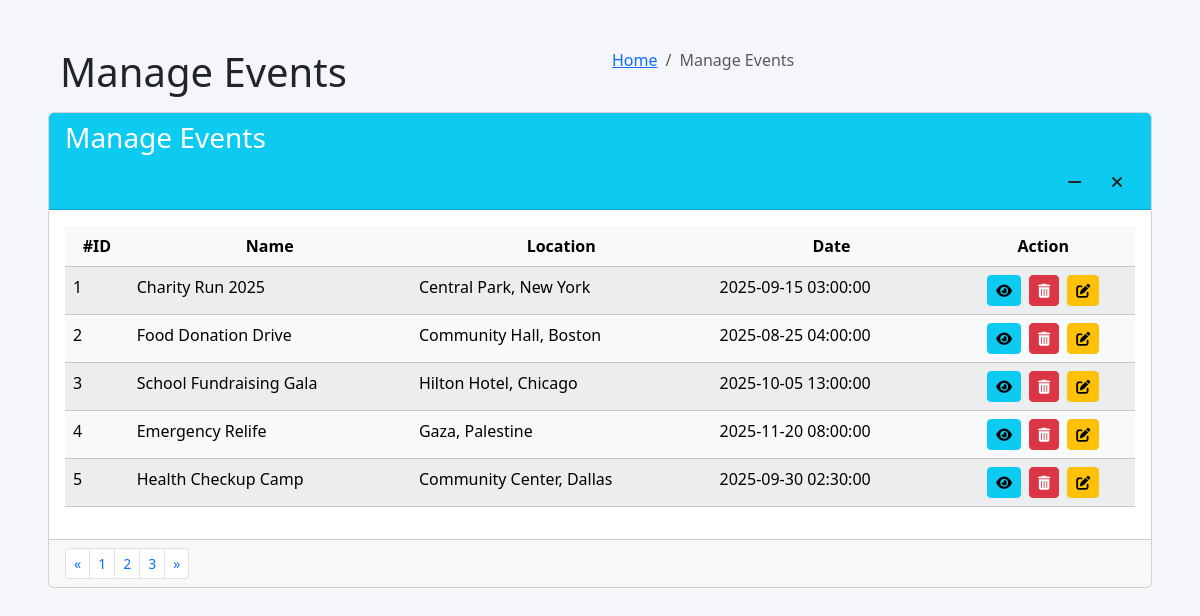
/pages/admin/events/manage_events.php, run on an earlier commit of the app's database.
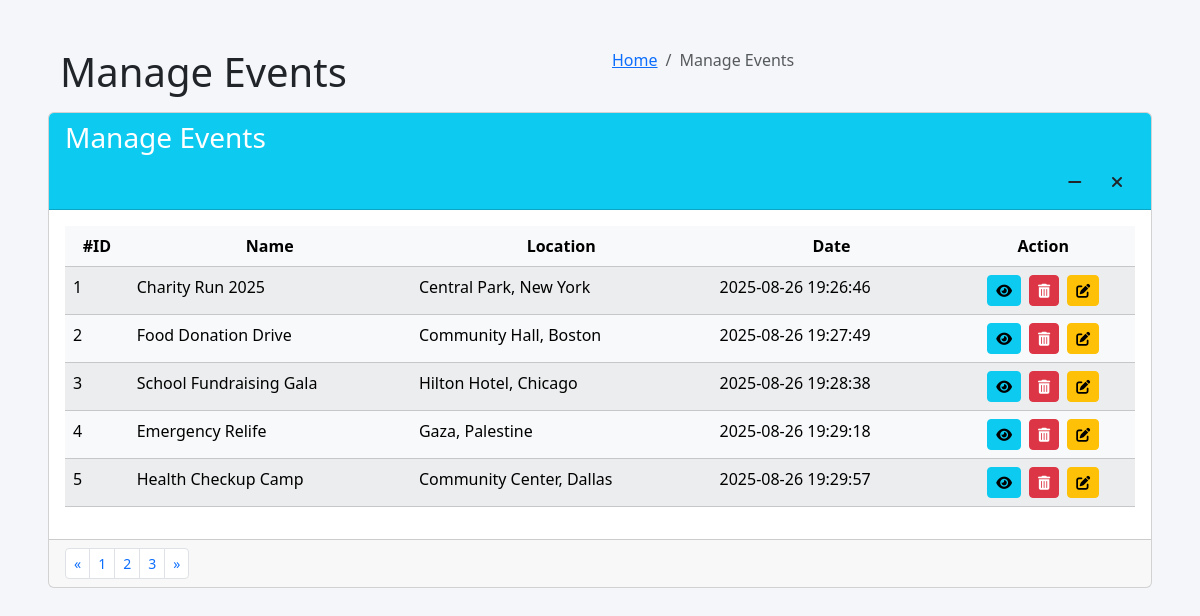
And on a later commit of the database.
### tables this page shows
CREATE TABLE `events` (
  `id` int(11) NOT NULL,
  `name` varchar(255) NOT NULL,
  `location` varchar(255) DEFAULT NULL,
  `descriptons` varchar(255) NOT NULL,
  `date` timestamp NOT NULL DEFAULT current_timestamp() ON UPDATE current_timestamp(),
  `image_url` varchar(255) NOT NULL
);

### pages/admin/events/manage_events.php (the view, shortened to what the changed rows need)
<?php
include('config.php');
?>
<!DOCTYPE html>
<html lang="en">
<head>
    <link href="https://cdn.jsdelivr.net/npm/bootstrap@5.3.3/dist/css/bootstrap.min.css" rel="stylesheet" xintegrity="sha384-QWTKZyjpPEjISv5WaRU9OFeRpok6YctnYmDr5pNlyT2bRjXh0JMhjY6hW+ALEwIH">
    <link href="https://cdnjs.cloudflare.com/ajax/libs/font-awesome/6.0.0-beta3/css/all.min.css" rel="stylesheet">
</head>
<body>
<div class="container-fluid p-5">
    <section class="content-header">
        <div class="container-fluid">
            <div class="row mb-2">
                <div class="col-sm-6">
                    <h1>Manage Events</h1>
                </div>
            </div>
        </div>
    </section>
    <section class="content">
        <div class="card">
            <div class="card-body">
                <table class="table table-hover table-light table-striped">
                    <thead class="table-secondary-subtle text-center fw-bold">
                        <tr>
                            <th>#ID</th>
                            <th>Name</th>
                            <th>Location</th>
                            <th>Date</th>
                            <th>Action</th>
                        </tr>
                    </thead>
                    <tbody>
                        <?php
                        $events_result = $dms->query("SELECT * FROM events");
                        if ($events_result) {
                            while ($row = $events_result->fetch_assoc()) {
                                $id = htmlspecialchars($row['id']);
                                $name = htmlspecialchars($row['name']);
                                $location = htmlspecialchars($row['location']);
                                $date = htmlspecialchars($row['date']);
                                $formatted_date = str_replace(' ', 'T', $row['date']);
                                echo "<tr>";
                                echo "<td>$id</td>";
                                echo "<td>$name</td>";
                                echo "<td>$location</td>";
                                echo "<td>$date</td>";
                                echo "<td class='d-flex justify-content-center align-items-center'>";
                                echo "<button type='button' class='btn btn-info btn-sm me-2' data-bs-toggle='modal' data-bs-target='#eventViewModal' ";
                                echo " data-id='$id' data-ename='$name' data-location='$location' data-date='$date' title='View Events'>";
                                echo "<i class='fas fa-eye'></i>";
                                echo "</button>";
                                echo "<button type='button' class='btn btn-danger btn-sm me-2' data-bs-toggle='modal' data-bs-target='#deleteConfirmModal' data-id='$id' title='Delete event'>";
                                echo "<i class='fas fa-trash-alt'></i>";
                                echo "</button>";
                                echo "<button type='button' class='btn btn-warning btn-sm' data-bs-toggle='modal' data-bs-target='#eventEditModal' ";
                                echo " data-id='$id' data-ename='$name' data-location='$location' data-date='$formatted_date' title='Edit Events'>";
                                echo "<i class='fas fa-edit'></i>";
                                echo "</button>";
                                echo "</td>";
                                echo "</tr>";
                            }
                        } else {
                            echo "<tr><td colspan='5' class='text-center'>No events found.</td></tr>";
                        }
                        ?>
                    </tbody>
                </table>
            </div>
        </div>
    </section>
</div>
</body>
</html>

What changed in the data, as far as the page shows it:
changed events "Charity Run 2025": date "2025-09-15 03:00:00" → "2025-08-26 19:26:46"
changed events "Food Donation Drive": date "2025-08-25 04:00:00" → "2025-08-26 19:27:49"
changed events "School Fundraising Gala": date "2025-10-05 13:00:00" → "2025-08-26 19:28:38"
changed events "Emergency Relife": date "2025-11-20 08:00:00" → "2025-08-26 19:29:18"
changed events "Health Checkup Camp": date "2025-09-30 02:30:00" → "2025-08-26 19:29:57"
